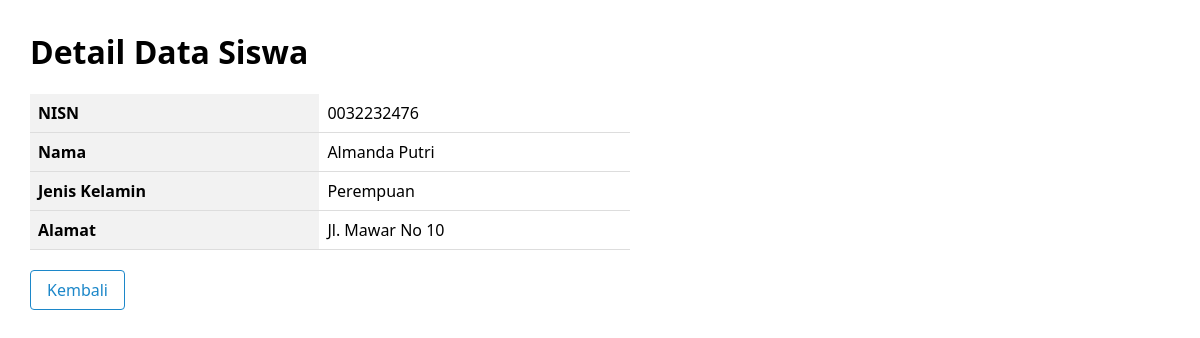
The page /lihat.php?id=0032232476 (signed in) on the database its author committed.
### tables this page shows
CREATE TABLE `siswa` (
  `nisn` varchar(10) NOT NULL,
  `nama` varchar(255) NOT NULL,
  `jenis_kelamin` varchar(255) NOT NULL,
  `alamat` varchar(255) NOT NULL
);

### lihat.php (the view, shortened to what this page needs)
<?php
include("koneksi.php");
if(isset($_GET['id'])){
    $id = $_GET['id'];
    $query = "SELECT * FROM siswa WHERE nisn='$id'";
    $result = mysqli_query($koneksi, $query);
    $siswa = mysqli_fetch_assoc($result);
    if($siswa){
        ?>
        <!DOCTYPE html>
        <html lang="en">
        <head>
        </head>
        <body>
            <h1>Detail Data Siswa</h1>
            <table>
                <tr>
                    <th>NISN</th>
                    <td><?php echo $siswa['nisn']; ?></td>
                </tr>
                <tr>
                    <th>Nama</th>
                    <td><?php echo $siswa['nama']; ?></td>
                </tr>
                <tr>
                    <th>Jenis Kelamin</th>
                    <td><?php echo $siswa['jenis_kelamin']; ?></td>
                </tr>
                <tr>
                    <th>Alamat</th>
                    <td><?php echo $siswa['alamat']; ?></td>
                </tr>
            </table>
            <a href="dashboard.php">Kembali</a>
        </body>
        </html>
        <?php
    } else {
        echo "Data siswa tidak ditemukan.";
    }
} else {
    echo "Parameter id tidak ditemukan.";
}
?>

### lihat.php (style rules this page uses)
body { font-family: system-ui, 'Segoe UI', 'Open Sans', 'Helvetica Neue', sans-serif; margin: 0; padding: 30px; }
h1 { margin-top: 0; }
table { border-collapse: collapse; width: 100%; max-width: 600px; }
th, td { padding: 8px; text-align: left; border-bottom: 1px solid #ddd; }
th { background-color: #f2f2f2; }
a { display: inline-block; margin-top: 20px; color: #1c87c9; text-decoration: none; border: 1px solid #1c87c9; padding: 8px 16px; border-radius: 4px; transition: background-color 0.3s; }

### rows shown on the page
siswa: nisn "0032232476", nama "Almanda Putri", jenis_kelamin "Perempuan", alamat "Jl. Mawar No 10"
